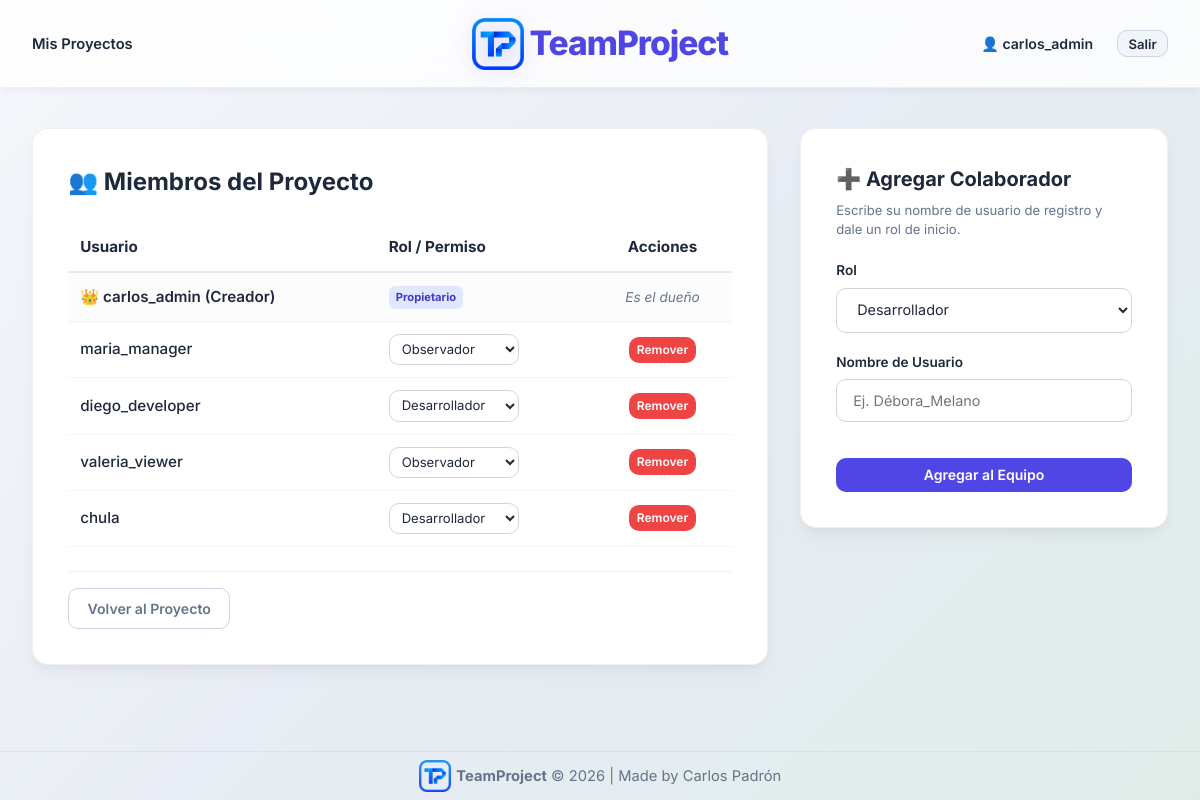
Screenshot of /project/1/members/ (signed in) with the database file from the repository.
### projects/models.py (models this page shows, shortened)
class Project(models.Model):
    name = models.CharField(max_length=150, verbose_name="Nombre del Proyecto")
    description = models.TextField(blank=True, verbose_name="Descripción")
    owner = models.ForeignKey(User, on_delete=models.CASCADE, related_name="owned_projects", verbose_name="Propietario")
    created_at = models.DateTimeField(auto_now_add=True, verbose_name="Fecha de Creación")
    class Meta:
        ordering = ['-created_at']

class ProjectMember(models.Model):
    ROLE_CHOICES = [
        ('admin', 'Administrador'),
        ('manager', 'Gestor de Proyecto'),
        ('developer', 'Desarrollador'),
        ('viewer', 'Observador'),
    ]
    project = models.ForeignKey(Project, on_delete=models.CASCADE, related_name="memberships", verbose_name="Proyecto")
    user = models.ForeignKey(User, on_delete=models.CASCADE, related_name="project_memberships", verbose_name="Usuario")
    role = models.CharField(max_length=20, choices=ROLE_CHOICES, default='developer', verbose_name="Rol")
    class Meta:
        unique_together = ('project', 'user')

### projects/views.py (the view)
# urls.py: path('project/<int:project_id>/members/', views.project_members_view, name='project_members'),
@login_required
def project_members_view(request, project_id):
    project = get_object_or_404(Project, id=project_id)
    role = get_user_role(project, request.user)
    if not role:
        return HttpResponseForbidden("No tienes acceso a este proyecto.")
    memberships = project.memberships.all()
    if request.method == 'POST':
        if role != 'admin':
            return HttpResponseForbidden("Solo los administradores pueden gestionar miembros.")
        form = ProjectMemberForm(request.POST, project=project)
        if form.is_valid():
            user = form.cleaned_data.get('username')
            role_assigned = form.cleaned_data.get('role')
            ProjectMember.objects.update_or_create(
                project=project, user=user,
                defaults={'role': role_assigned}
            )
            return redirect('project_members', project_id=project.id)
    else:
        form = ProjectMemberForm(project=project)
    return render(request, 'projects/project_members.html', {
        'project': project,
        'memberships': memberships,
        'form': form,
        'role': role
    })

### projects/forms.py (shortened to what this page needs)
class ProjectMemberForm(forms.ModelForm):
    username = forms.CharField(
        label="Nombre de Usuario",
        widget=forms.TextInput(attrs={'class': 'form-control', 'placeholder': 'Ej. Débora_Melano'})
    )
    class Meta:
        model = ProjectMember
        fields = ['role']
        widgets = {
            'role': forms.Select(attrs={'class': 'form-control'}),
        }
    def __init__(self, *args, project=None, **kwargs):
        super().__init__(*args, **kwargs)
        self.project = project

### projects/views.py (called while the page is built)
def get_user_role(project, user):
    if project.owner == user:
        return 'admin'
    try:
        membership = ProjectMember.objects.get(project=project, user=user)
        return membership.role
    except ProjectMember.DoesNotExist:
        return None

### templates/projects/project_members.html (shortened to what this page needs)
{% extends 'base.html' %}
{% load static %}
{% block content %}
<div class="members-management-grid {% if role != 'admin' %}single-column{% endif %}">
    <div class="form-card" style="margin: 0; max-width: none;">
        <h2 class="form-title" style="margin-bottom: 1.5rem; color: var(--text-main);">👥 Miembros del Proyecto</h2>
        <div class="table-responsive">
            <table style="width: 100%; border-collapse: collapse; text-align: left; font-size: 0.95rem;">
                <thead>
                    <tr style="border-bottom: 2px solid rgba(0,0,0,0.08); color: var(--text-main);">
                        <th style="padding: 0.75rem 0.75rem; font-weight: 700;">Usuario</th>
                        <th style="padding: 0.75rem 0.75rem; font-weight: 700;">Rol / Permiso</th>
                        {% if role == 'admin' %}
                            <th style="padding: 0.75rem 0.75rem; text-align: center; font-weight: 700;">Acciones</th>
                        {% endif %}
                    </tr>
                </thead>
                <tbody>
                    <tr style="border-bottom: 1px solid rgba(0,0,0,0.04); background: rgba(0,0,0,0.01);">
                        <td style="padding: 0.75rem 0.75rem; font-weight: 600; color: var(--text-main);">👑 {{ project.owner.username }} (Creador)</td>
                        <td style="padding: 0.75rem 0.75rem;">
                            <span class="badge" style="background: #e0e7ff; color: #4338ca;">Propietario</span>
                        </td>
                        {% if role == 'admin' %}
                            <td style="padding: 0.75rem 0.75rem; text-align: center; color: var(--text-muted); font-style: italic; font-size: 0.85rem;">Es el dueño</td>
                        {% endif %}
                    </tr>
                    {% for membership in memberships %}
                        {% if membership.user != project.owner %}
                            <tr style="border-bottom: 1px solid rgba(0,0,0,0.04);">
                                <td style="padding: 0.75rem 0.75rem; color: var(--text-main); font-weight: 500;">{{ membership.user.username }}</td>
                                <td style="padding: 0.75rem 0.75rem;">
                                    {% if role == 'admin' %}
                                        <form action="{% url 'update_member_role' project.id membership.id %}" method="post" style="margin: 0; display: inline-block;">
                                            <select name="role" class="form-control" style="padding: 0.35rem 0.5rem; font-size: 0.82rem; width: 130px; display: inline-block; background: #ffffff; color: var(--text-main);" onchange="this.form.submit()">
                                                <option value="developer" {% if membership.role == 'developer' %}selected{% endif %}>Desarrollador</option>
                                                <option value="viewer" {% if membership.role == 'viewer' %}selected{% endif %}>Observador</option>
                                            </select>
                                        </form>
                                    {% else %}
                                        <span class="badge" style="background: #f1f5f9; color: #475569; border: 1px solid #cbd5e1; padding: 0.3rem 0.6rem; font-weight: 600; border-radius: 8px;">
                                            {{ membership.get_role_display }}
                                        </span>
                                    {% endif %}
                                </td>
                                {% if role == 'admin' %}
                                    <td style="padding: 0.75rem 0.75rem; text-align: center;">
                                        <a href="{% url 'remove_member' project.id membership.id %}" class="btn btn-danger" style="font-size: 0.75rem; padding: 0.25rem 0.5rem;" onclick="return confirm('¿Seguro que deseas remover a {{ membership.user.username }} del proyecto?')">Remover</a>
                                    </td>
                                {% endif %}
                            </tr>
                        {% endif %}
                    {% endfor %}
                </tbody>
            </table>
        </div>
        <div style="margin-top: 1.5rem; border-top: 1px solid rgba(0,0,0,0.06); padding-top: 1rem;">
            <a href="{% url 'project_detail' project.id %}" class="btn btn-cancel">Volver al Proyecto</a>
        </div>
    </div>
    {% if role == 'admin' %}
        <div class="form-card" style="margin: 0; max-width: none;">
            <h3 class="form-title" style="font-size: 1.25rem; color: var(--text-main);">➕ Agregar Colaborador</h3>
            <p style="color: var(--text-muted); font-size: 0.82rem; margin-bottom: 1.25rem;">Escribe su nombre de usuario de registro y dale un rol de inicio.</p>
            <form method="post">
                {% for field in form %}
                    <div class="form-group">
                        <label for="{{ field.id_for_label }}">{{ field.label }}</label>
                        {{ field }}
                    </div>
                {% endfor %}
                <button type="submit" class="btn btn-primary" style="width: 100%; margin-top: 1rem;">Agregar al Equipo</button>
            </form>
        </div>
    {% endif %}
</div>
{% endblock %}

### templates/base.html (shortened to what this page needs)
{% load static %}
<!DOCTYPE html>
<html lang="es">
<head>
    <link rel="stylesheet" href="{% static 'css/styles.css' %}?v=2.1">
</head>
<body>
    <nav class="navbar">
        <div class="navbar-left">
            {% if user.is_authenticated and request.resolver_match.url_name != 'project_list' %}
                <a href="{% url 'project_list' %}" class="nav-link">Mis Proyectos</a>
            {% endif %}
        </div>
        <div class="navbar-center">
            <a href="{% url 'project_list' %}" class="navbar-brand">
                <img src="{% static 'img/logo.png' %}" alt="TeamProject Logo" class="navbar-logo">
                <span>TeamProject</span>
            </a>
        </div>
        <div class="navbar-right">
            {% if user.is_authenticated %}
                <ul class="navbar-nav">
                    <li class="nav-link-user" style="font-weight: 600; color: var(--text-main); font-size: 0.88rem;">👤 {{ user.username }}</li>
                    <li>
                        <form action="{% url 'logout' %}" method="post" style="display: inline;">
                            <button type="submit" class="btn btn-secondary" style="padding: 0.3rem 0.65rem; font-size: 0.82rem;">Salir</button>
                        </form>
                    </li>
                </ul>
            {% endif %}
        </div>
    </nav>
    <main class="main-container">
        {% block content %}{% endblock %}
    </main>
    <footer class="app-footer">
        <div class="footer-content">
            <img src="{% static 'img/logo.png' %}" alt="TeamProject Logo" class="footer-logo">
            <span><strong>TeamProject</strong> &copy; 2026 | Made by Carlos Padrón</span>
        </div>
    </footer>
</body>
</html>

### static/css/styles.css (style rules this page uses)
:root { --bg-gradient: linear-gradient(135deg, #f5f7fb 0%, #e8ecf4 50%, #dfede9 100%); --primary-color: #4f46e5; --primary-hover: #4338ca; --secondary-color: #f1f5f9; --secondary-hover: #e2e8f0; --text-main: #1e293b; --text-muted: #64748b; --card-bg: #ffffff; --card-border: 1px solid rgba(0, 0, 0, 0.06); --border-radius: 16px; --transition: all 0.25s cubic-bezier(0.4, 0, 0.2, 1); --shadow-sm: 0 4px 6px -1px rgba(0, 0, 0, 0.04), 0 2px 4px -1px rgba(0, 0, 0, 0.02); --shadow-md: 0 10px 20px -3px rgba(0, 0, 0, 0.05), 0 4px 6px -2px rgba(0, 0, 0, 0.03); --shadow-lg: 0 20px 25px -5px rgba(0, 0, 0, 0.08), 0 10px 10px -5px rgba(0, 0, 0, 0.04); }
* { box-sizing: border-box; margin: 0; padding: 0; }
body { font-family: 'Inter', sans-serif; background: var(--bg-gradient); color: var(--text-main); min-height: 100vh; display: flex; flex-direction: column; line-height: 1.5; }
.navbar { display: flex; justify-content: space-between; align-items: center; padding: 1.1rem 2rem; background: rgba(255, 255, 255, 0.8); backdrop-filter: blur(12px); -webkit-backdrop-filter: blur(12px); border-bottom: 1px solid rgba(0, 0, 0, 0.06); box-shadow: var(--shadow-sm); }
.navbar-left { flex: 1 1 0%; min-width: 0; display: flex; justify-content: flex-start; }
.navbar-center { flex: 1 1 0%; min-width: 0; display: flex; justify-content: center; text-align: center; }
.navbar-right { flex: 1 1 0%; min-width: 0; display: flex; justify-content: flex-end; }
.navbar-brand { display: flex; align-items: center; gap: 0.35rem; font-size: 2.1rem; font-weight: 800; color: var(--primary-color); text-decoration: none; letter-spacing: -0.03em; transition: var(--transition); }
.navbar-logo { width: 52px; height: 52px; object-fit: contain; filter: drop-shadow(0 4px 10px rgba(79, 70, 229, 0.25)); transition: var(--transition); }
.footer-content { display: flex; align-items: center; justify-content: center; gap: 0.35rem; font-size: 0.92rem; }
.footer-logo { width: 32px; height: 32px; object-fit: contain; opacity: 0.95; }
.navbar-nav { list-style: none; display: flex; align-items: center; gap: 1.5rem; }
.nav-link { color: var(--text-main); text-decoration: none; font-size: 0.92rem; font-weight: 600; transition: var(--transition); }
.main-container { flex: 1; padding: 2.5rem 2rem; max-width: 1200px; width: 100%; margin: 0 auto; }
.form-card { background: var(--card-bg); border: var(--card-border); border-radius: var(--border-radius); padding: 2.2rem; max-width: 480px; width: 100%; margin: 2rem auto; box-shadow: var(--shadow-md); }
.form-title { font-size: 1.5rem; font-weight: 700; color: var(--text-main); margin-bottom: 0.4rem; }
.form-group { margin-bottom: 1.2rem; width: 100%; box-sizing: border-box; }
.form-group label { display: block; font-size: 0.85rem; font-weight: 600; margin-bottom: 0.45rem; color: var(--text-main); }
.members-management-grid { display: grid; grid-template-columns: 2fr 1fr; gap: 2rem; align-items: start; width: 100%; }
.form-control { width: 100%; box-sizing: border-box; padding: 0.75rem 1rem; background: #ffffff; border: 1px solid #d1d5db; border-radius: 10px; color: var(--text-main); font-size: 0.9rem; font-family: inherit; outline: none; transition: var(--transition); }
select.form-control option { background-color: #ffffff; color: var(--text-main); }
.btn { display: inline-flex; align-items: center; justify-content: center; padding: 0.55rem 1.15rem; border-radius: 10px; font-size: 0.88rem; font-weight: 600; text-decoration: none; border: none; cursor: pointer; transition: var(--transition); font-family: inherit; }
.btn-primary { background: var(--primary-color); color: #ffffff; }
.btn-secondary { background: var(--secondary-color); color: var(--text-main); border: 1px solid #cbd5e1; }
.btn-danger { background: #ef4444; color: #ffffff; }
.btn-cancel { background: transparent; color: var(--text-muted); border: 1px solid #cbd5e1; }
.badge { display: inline-block; padding: 0.2rem 0.45rem; border-radius: 6px; font-size: 0.7rem; font-weight: 700; }
.app-footer { text-align: center; padding: 0.5rem 1rem; font-size: 0.82rem; color: var(--text-muted); border-top: 1px solid rgba(0, 0, 0, 0.05); margin-top: auto; }

### rows the page displays
Project: owner.username "carlos_admin"
ProjectMember: user.username "maria_manager", role "Observador"
ProjectMember: user.username "diego_developer", role "Desarrollador"
ProjectMember: user.username "valeria_viewer", role "Observador"
ProjectMember: user.username "chula", role "Desarrollador"

### other values shown
{{ user.username }} "carlos_admin"
{{ field.label }} "Rol" "Nombre de Usuario"
